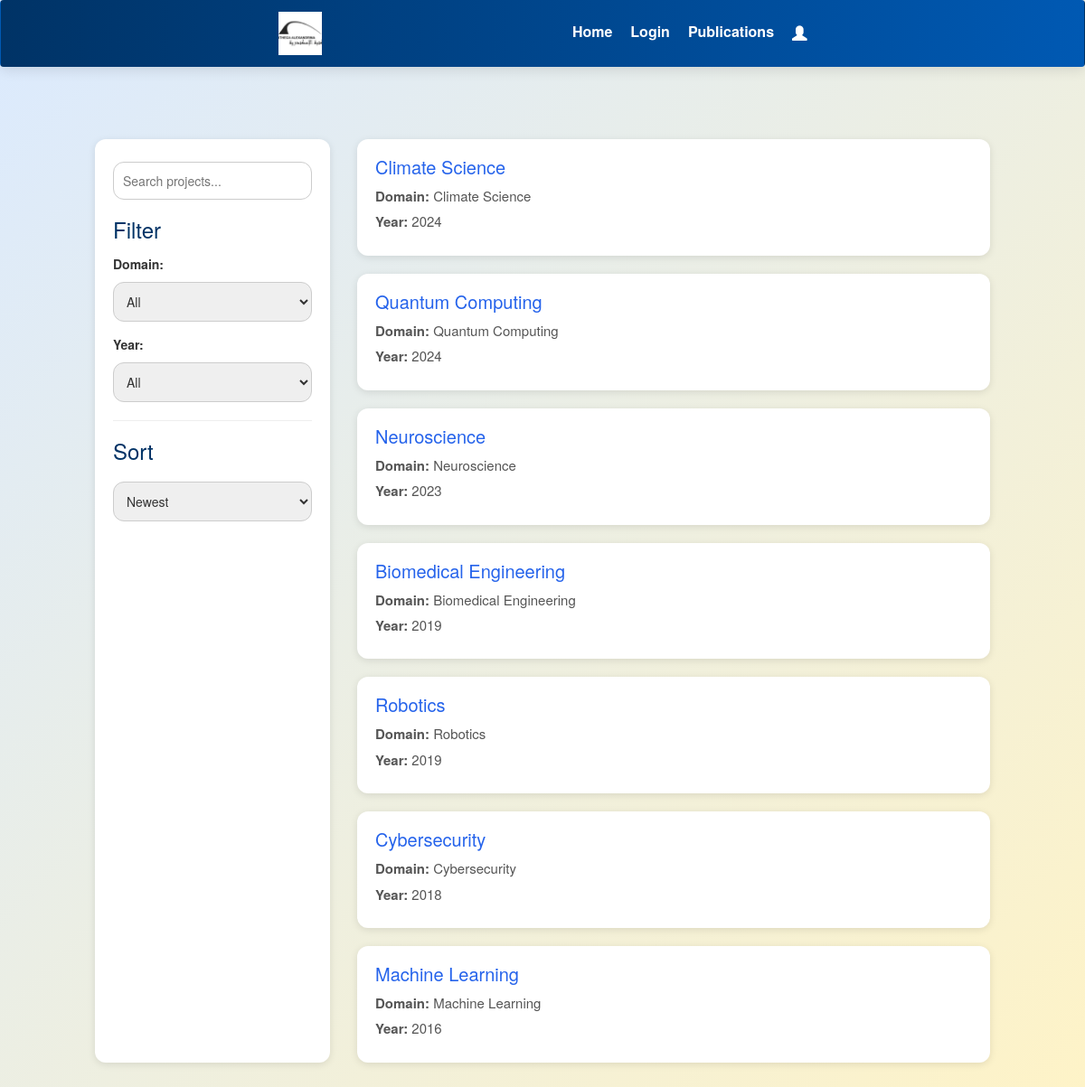
The page / on the database its author committed.
### projects/models.py (models this page shows, shortened)
class Project(models.Model):
    title = models.CharField(max_length=200)
    created = models.DateField()
    team = models.CharField(max_length=300)
    abstract = models.TextField(default="No abstract yet")
    duration = models.CharField(max_length=100)
    domain = models.CharField(max_length=100)
    scientific_case = models.TextField()
    keywords = models.TextField(blank=True, help_text="Comma-separated keywords for AI matching")
    STATUS_CHOICES = [
        ('active', 'Active'),
        ('completed', 'Completed'),
        ('on_hold', 'On Hold'),
        ('cancelled', 'Cancelled'),
    ]
    status = models.CharField(max_length=20, choices=STATUS_CHOICES, default='active')
    principal_investigator = models.CharField(max_length=200, blank=True)
    funding_source = models.CharField(max_length=200, blank=True)
    website = models.URLField(blank=True)
    created_at = models.DateTimeField(auto_now_add=True)
    updated_at = models.DateTimeField(auto_now=True)
    class Meta:
        ordering = ['-created']

### projects/views.py (the view)
# urls.py: path('', views.projects_list, name='projects_page'),
def projects_list(request):
    projects = Project.objects.all()
    search_query = request.GET.get('search', '')
    domain = request.GET.get('domain', '')
    year = request.GET.get('year', '')
    sort = request.GET.get('sort', '')
    if search_query:
        projects = projects.filter(title__istartswith=search_query)
    if domain:
        projects = projects.filter(domain=domain)
    if year:
        projects = projects.filter(created__year=year)
    if sort == 'newest':
        projects = projects.order_by('-created')
    elif sort == 'oldest':
        projects = projects.order_by('created')
    domains = Project.objects.values_list('domain', flat=True).distinct()
    years = Project.objects.annotate(year=ExtractYear('created')).values_list('year', flat=True).distinct().order_by('-year')
    context = {
        'projects': projects,
        'search_query': search_query,
        'selected_domain': domain,
        'selected_year': year,
        'selected_sort': sort,
        'domains': domains,
        'years': years,
    }
    return render(request, 'projects/projects_page.html', context)

### projects/templates/projects/projects_page.html (shortened to what this page needs)
{% extends "base.html" %}
{% block content %}
<div class="container">
  <aside class="sidebar">
    <form method="get" id="searchForm">
      <input type="text" name="search" id="searchInput" class="search-input"
             placeholder="Search projects..." value="{{ search_query }}"
             oninput="document.getElementById('searchForm').submit();">
      <h3>Filter</h3>
      <label for="domain">Domain:</label>
      <select name="domain" id="domain" onchange="this.form.submit()">
        <option value="">All</option>
      </select>
      <label for="year">Year:</label>
      <select name="year" id="year" onchange="this.form.submit()">
        <option value="">All</option>
      </select>
      <hr>
      <h3>Sort</h3>
      <select name="sort" onchange="this.form.submit()">
        <option value="newest" {% if selected_sort == "newest" %}selected{% endif %}>Newest</option>
      </select>
    </form>
  </aside>
  <main class="project-list">
    {% if projects %}
      {% for project in projects %}
        <div class="project-box">
          <h3>
            <a href="{% url 'project_detail' pk=project.pk %}" class="font-bold text-purple-800 hover:underline">
              {{ project.title }}
            </a>
          </h3>
          <p><strong>Domain:</strong> {{ project.domain }}</p>
          <p><strong>Year:</strong> {{ project.created.year }}</p>
        </div>
      {% endfor %}
    {% else %}
      <p>No matching projects found.</p>
    {% endif %}
  </main>
</div>
{% endblock %}

### static/css/styles.css (style rules this page uses)
:root { --primary: #2563eb; --primary-dark: #1d4ed8; --primary-hover: #1e40af; --secondary: #003366; --secondary-light: #0059b3; --accent: #ffd166; --bg-gradient: linear-gradient(135deg, #dbeafe, #fef3c7); --text-color: #2c3e50; --radius: 12px; --shadow-sm: 0 2px 8px rgba(0, 0, 0, 0.1); --shadow-md: 0 4px 14px rgba(0, 0, 0, 0.1); --shadow-lg: 0 8px 30px rgba(0, 0, 0, 0.08); }
*, *::before, *::after { box-sizing: border-box; }
html, body { margin: 0; padding: 0; height: 100%; font-family: 'Segoe UI', sans-serif; color: var(--text-color); background: var(--bg-gradient); }
.container { flex: 1; display: flex; max-width: 1200px; margin: 40px auto; gap: 30px; padding: 0 20px; animation: fadeInUp 0.8s ease; }
.sidebar { width: 260px; background-color: #fff; padding: 20px; border-radius: var(--radius); box-shadow: var(--shadow-sm); transition: transform 0.2s ease; }
.sidebar h3 { margin-bottom: 15px; color: var(--secondary); }
.sidebar label { font-size: 14px; margin-top: 15px; display: block; }
.sidebar select, .sidebar input[type="text"] { width: 100%; padding: 10px; margin-top: 5px; border: 1px solid #ccc; border-radius: var(--radius); font-size: 14px; transition: border-color 0.3s, box-shadow 0.3s; }
.project-list { flex-grow: 1; display: flex; flex-direction: column; gap: 20px; }
.project-box { background: #fff; border-radius: var(--radius); padding: 20px; box-shadow: var(--shadow-sm); transition: transform 0.2s ease, box-shadow 0.2s ease; }
.project-box h3 { margin-top: 0; margin-bottom: 10px; font-size: 20px; }
.project-box h3 a { text-decoration: none; color: var(--primary); transition: color 0.2s ease; }
.project-box p { margin: 6px 0; color: #555; font-size: 15px; }

### rows shown on the page
Project: title "Climate Science", domain "Climate Science", created.year "2024"
Project: title "Quantum Computing", domain "Quantum Computing", created.year "2024"
Project: title "Neuroscience", domain "Neuroscience", created.year "2023"
Project: title "Biomedical Engineering", domain "Biomedical Engineering", created.year "2019"
Project: title "Robotics", domain "Robotics", created.year "2019"
Project: title "Cybersecurity", domain "Cybersecurity", created.year "2018"
Project: title "Machine Learning", domain "Machine Learning", created.year "2016"
